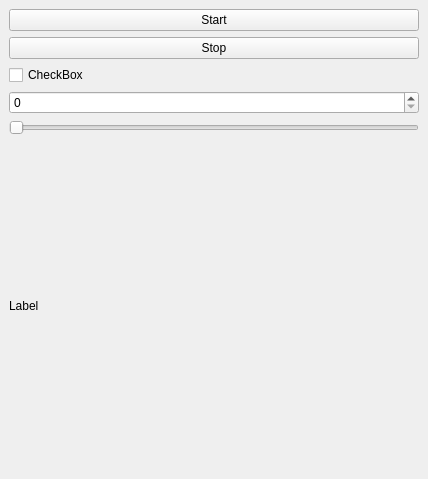
<?xml version="1.0" encoding="UTF-8"?>
<ui version="4.0">
 <class>SamplePlugin</class>
 <widget class="QDockWidget" name="SamplePlugin">
  <property name="geometry">
   <rect>
    <x>0</x>
    <y>0</y>
    <width>428</width>
    <height>479</height>
   </rect>
  </property>
  <property name="windowTitle">
   <string>DockWidget</string>
  </property>
  <widget class="QWidget" name="dockWidgetContents">
   <layout class="QVBoxLayout" name="verticalLayout_2">
    <item>
     <layout class="QVBoxLayout" name="verticalLayout">
      <item>
       <widget class="QPushButton" name="_btn0">
        <property name="text">
         <string>Start</string>
        </property>
       </widget>
      </item>
      <item>
       <widget class="QPushButton" name="_btn1">
        <property name="text">
         <string>Stop</string>
        </property>
       </widget>
      </item>
      <item>
       <widget class="QCheckBox" name="_checkBox">
        <property name="text">
         <string>CheckBox</string>
        </property>
       </widget>
      </item>
      <item>
       <widget class="QSpinBox" name="_spinBox"/>
      </item>
      <item>
       <widget class="QSlider" name="_slider">
        <property name="orientation">
         <enum>Qt::Horizontal</enum>
        </property>
       </widget>
      </item>
      <item>
       <widget class="QLabel" name="_label">
        <property name="text">
         <string>Label</string>
        </property>
       </widget>
      </item>
     </layout>
    </item>
   </layout>
  </widget>
 </widget>
 <resources/>
 <connections/>
</ui>
